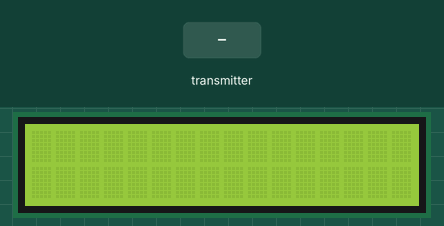
Simulated run of this sketch. Board: ESP32. On the bench: 16×2 character LCD. The test bench sets the inputs (shaded band).

Above: at 1.2 s.
1.3 s: the transmitter starts sending first = 0
At 2.5 s:
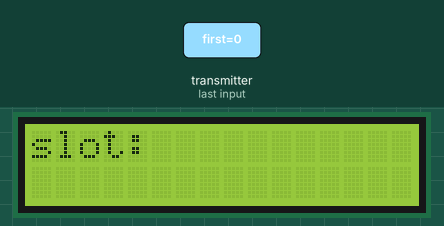
2.8 s: the transmitter starts sending second = 1024
At 3.6 s:
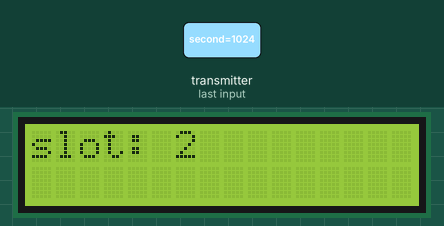
4.3 s: the transmitter starts sending third = 1024
At 4.8 s:
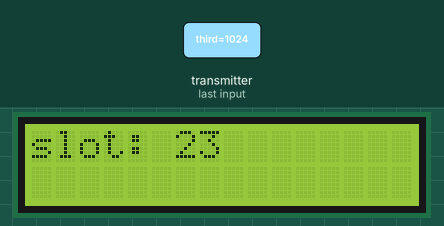
5.8 s: the transmitter starts sending forth = 1024
At 7.0 s:
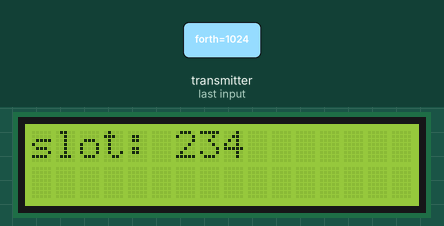
7.3 s: the transmitter starts sending fifth = 1024
At 8.3 s:
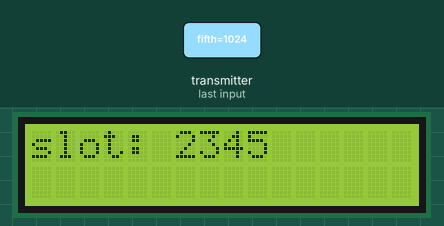
8.8 s: the transmitter starts sending sixth = 1024
At 9.4 s:
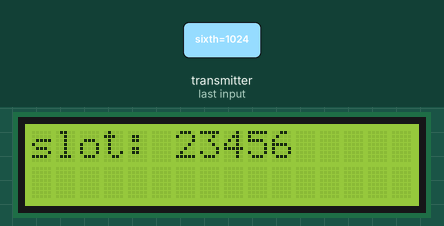
Timing chart, 0 to 11.3 s (numbered marks = the images above; inputs shaded):
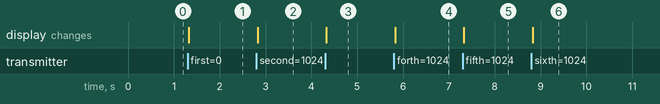

The sketch:

ESP32_CODE.ino
```cpp
#include <LiquidCrystal_I2C.h>

#include <Arduino.h>
#include <WiFi.h>
#include <esp_now.h>
#include <Wire.h>
#include <LiquidCrystal_I2C.h>
LiquidCrystal_I2C lcd(0x27, 16, 2);

typedef struct message {
  int first;
  int second;
  int third;
  int forth;
  int fifth;
  int sixth;
};

struct message myMessage;
//uint8_t is unsigned integer of 8bit.
void onDataReceiver(const uint8_t * mac, const uint8_t *incomingData, int len) {
  //Serial.println("Message received.");

 memcpy(&myMessage, incomingData, sizeof(myMessage));
 lcd.clear();

/*Serial.print("slot1=" +String(myMessage.first)); //1=empty 0=filled.
 Serial.print("slot2=" +String(myMessage.second));
  Serial.print("slot3=" +String(myMessage.third)); //1=empty 0=filled.
 Serial.print("slot4=" +String(myMessage.forth));
  Serial.print("slot5=" +String(myMessage.fifth)); //1=empty 0=filled.
 Serial.print("slot6=" +String(myMessage.sixth));*/


 //if 1is empty and 2 is filed print 1
 // if both are filled print no slots are emnptty
 //if both are empty print 1, 2
 /*if(myMessage.first==0 && myMessage.second==0)
        Serial.println("No empty slots");
 else if(myMessage.first==1 && myMessage.second==1)
        Serial.println("slot 1 and slot 2 are empty");
 else if(myMessage.first==1 && myMessage.second==0)
        Serial.println("slot 1 is empty");
 else if(myMessage.first==0 && myMessage.second==1)
        Serial.println("slot 2 is empty");*/
    int n=10;
    lcd.print("slot:");
        for(int i=1;i<n;i++)
        {

          if(i==1)
          {
            if(myMessage.first==0)
            {

              lcd.print(" ");
            }
            else
           // Serial.print("1,");
            lcd.print("1");
          }
          else if(i==2)
          {
            if(myMessage.second==0)
            {
              //Serial.print(" ,");
              lcd.print(" ");
            }
            else
            //Serial.print("2,");
            lcd.print("2");
          }
          else if (i==3)
          {
            if(myMessage.third==0)
            {
              //Serial.print(" ,");
              lcd.print(" ");
            }
            else
            //Serial.print("3,");
            lcd.print("3");
          }
          else if(i==4)
          {
            if(myMessage.forth==0)
            {
              //Serial.print(" ,");
              lcd.print(" ");
            }
            else
            //Serial.print("4,");
            lcd.print("4");
          }
          else if(i==5)
          {
            if(myMessage.fifth==0)
            {
              //Serial.print(" ,");
              lcd.print(" ");
            }
            else
             //Serial.print("5,");
             lcd.print("5");
          }
          else if(i==6)
          {
            if(myMessage.sixth==0)
            {
             // Serial.print(" ,");
              lcd.print(" ");
            }
            else
           // Serial.print("6,");
            lcd.print("6");
          }
        }

}

void setup() {
 //Serial.begin(115200);
  lcd.begin();
  lcd.backlight();

 WiFi.mode(WIFI_STA);//wifi-sta = wifi station.
 //Serial.print("Mac Address: ");
 //Serial.print(WiFi.macAddress());
 //Serial.println("ESP32 ESP-Now Broadcast");
 if (esp_now_init() != 0) {
   //Serial.println("Problem during ESP-NOW init");
   return;
 }
 esp_now_register_recv_cb(onDataReceiver);//to register recieving call back function.
}


void loop() {


}
```

Measured:
- after the input at 1.3 s, the display: changes at once (image 1)
- after the input at 2.8 s, the display: changes at once (image 2)
- after the input at 4.3 s, the display: changes at once (image 3)
- after the input at 5.8 s, the display: changes at once (image 4)
- after the input at 7.3 s, the display: changes at once (image 5)
- after the input at 8.8 s, the display: changes at once (image 6)
